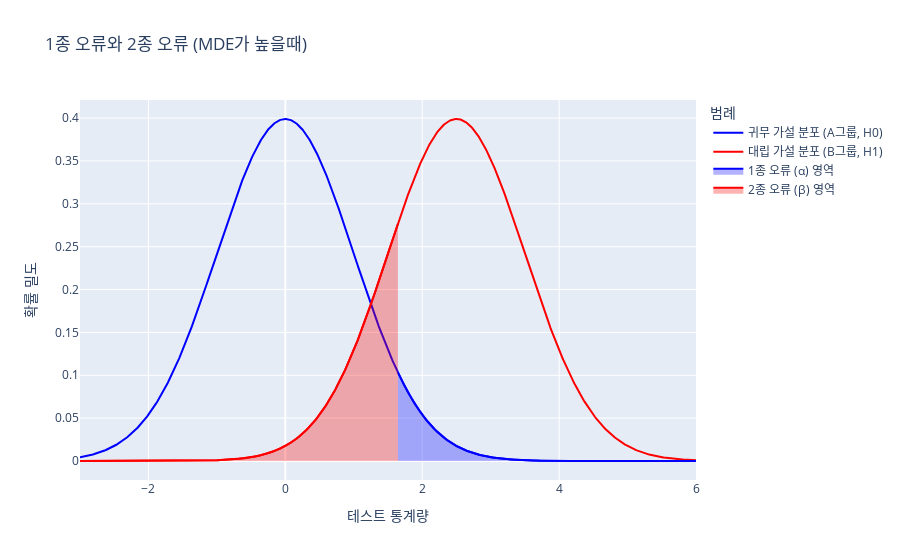

The code cell stored with this chart in its notebook:
### Code cell
import plotly.graph_objects as go
import numpy as np
from scipy.stats import norm

# 정규분포 설정
mu_null = 0  # 귀무가설 하의 평균
mu_alt = 2.5  # 대립가설 하의 평균
sigma = 1    # 표준 편차
x = np.linspace(-3, 6, 1000)

# 귀무 가설과 대립 가설 하의 정규분포 PDF 계산
pdf_null = norm.pdf(x, mu_null, sigma)
pdf_alt = norm.pdf(x, mu_alt, sigma)

# Plotly 시각화
fig = go.Figure()

# 귀무가설 분포
fig.add_trace(go.Scatter(x=x, y=pdf_null, mode='lines', name='귀무 가설 분포 (A그룹, H0)', line=dict(color='blue')))

# 대립가설 분포
fig.add_trace(go.Scatter(x=x, y=pdf_alt, mode='lines', name='대립 가설 분포 (B그룹, H1)', line=dict(color='red')))

# 임계값 및 오류 영역 설정
alpha = 0.05
z_alpha = norm.ppf(1 - alpha, mu_null, sigma)  # 유의 수준에 따른 임계값
x_alpha = np.linspace(z_alpha, 6, 1000)
x_beta = np.linspace(-3, z_alpha, 1000)

# 1종 오류 영역 표시
fig.add_trace(go.Scatter(x=x_alpha, y=norm.pdf(x_alpha, mu_null, sigma), fill='tozeroy', name='1종 오류 (α) 영역', line=dict(color='blue'), fillcolor='rgba(0, 0, 255, 0.3)'))

# 2종 오류 영역 표시
fig.add_trace(go.Scatter(x=x_beta, y=norm.pdf(x_beta, mu_alt, sigma), fill='tozeroy', name='2종 오류 (β) 영역', line=dict(color='red'), fillcolor='rgba(255, 0, 0, 0.3)'))

# 추가 시각화 설정
fig.update_layout(title='1종 오류와 2종 오류 (MDE가 높을때)',
                  xaxis_title='테스트 통계량',
                  yaxis_title='확률 밀도',
                  legend_title="범례")

fig.show()

### Figure 1 — Plotly figure (JSON) as saved in the notebook; plotly's stock layout.template omitted (floating-point values rounded to 4 significant figures; data arrays with more than 128 entries replaced by an {"elided": "..."} marker saying what was removed)
{"data": [{"line": {"color": "blue"}, "mode": "lines", "name": "귀무 가설 분포 (A그룹, H0)", "type": "scatter", "x": {"elided": "1000 float values"}, "y": {"elided": "1000 float values"}}, {"line": {"color": "red"}, "mode": "lines", "name": "대립 가설 분포 (B그룹, H1)", "type": "scatter", "x": {"elided": "1000 float values"}, "y": {"elided": "1000 float values"}}, {"fill": "tozeroy", "fillcolor": "rgba(0, 0, 255, 0.3)", "line": {"color": "blue"}, "name": "1종 오류 (α) 영역", "type": "scatter", "x": {"elided": "1000 float values"}, "y": {"elided": "1000 float values"}}, {"fill": "tozeroy", "fillcolor": "rgba(255, 0, 0, 0.3)", "line": {"color": "red"}, "name": "2종 오류 (β) 영역", "type": "scatter", "x": {"elided": "1000 float values"}, "y": {"elided": "1000 float values"}}], "layout": {"legend": {"title": {"text": "범례"}}, "title": {"text": "1종 오류와 2종 오류 (MDE가 높을때)"}, "xaxis": {"title": {"text": "테스트 통계량"}}, "yaxis": {"title": {"text": "확률 밀도"}}}}
